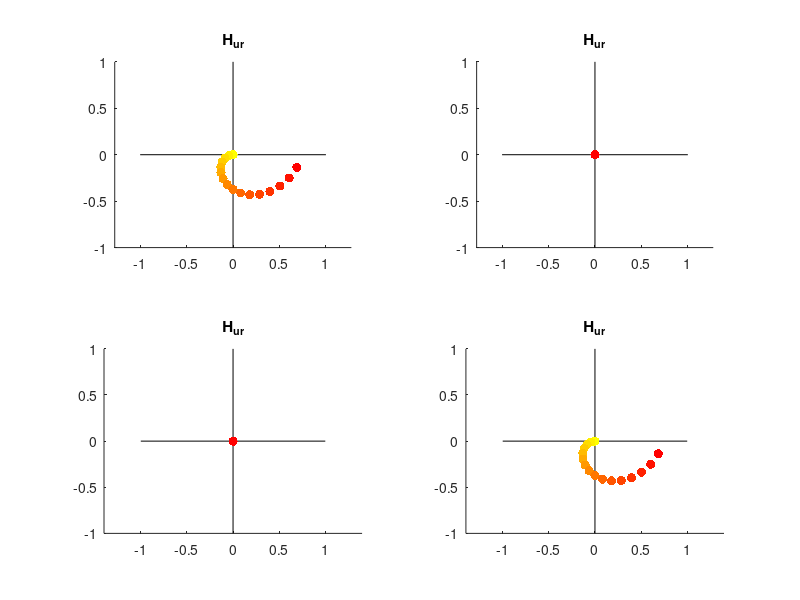
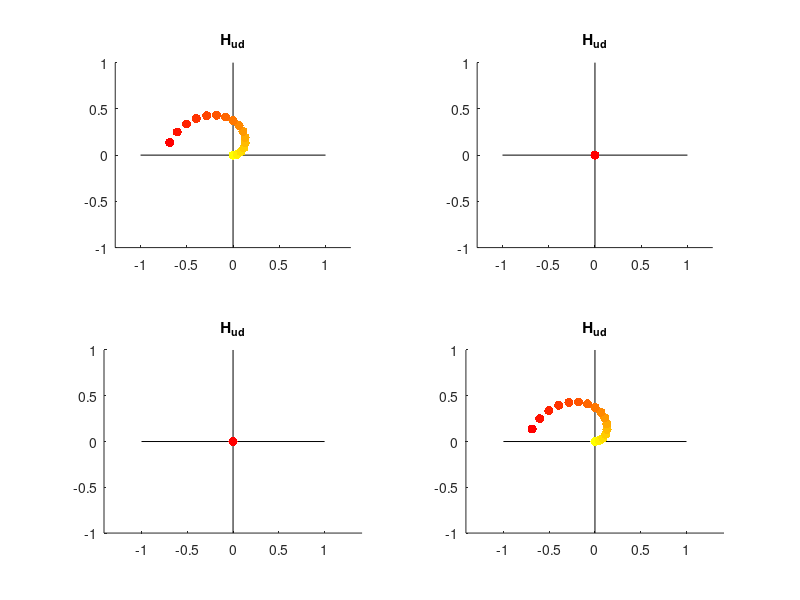
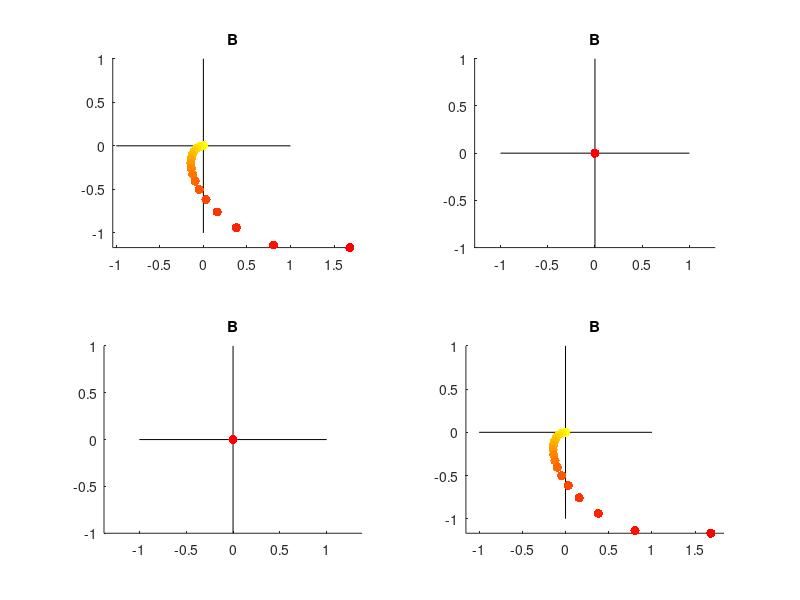
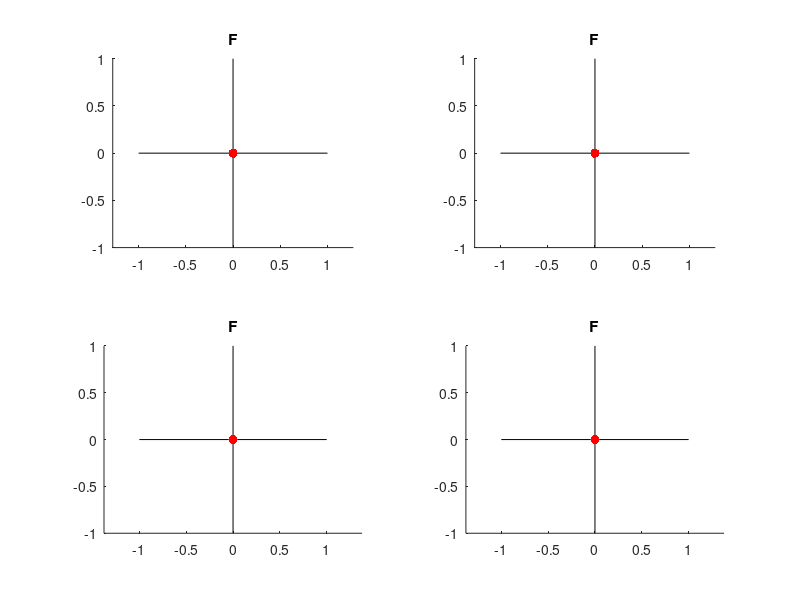

Source code (MATLAB) for these figures, in order:

interval = pi/16;

% angle = -pi:interval:pi-interval;
angle = 0:interval:pi-interval;
realPart = cos(angle);
imaginaryPart = sin(angle);
comp1 = permute(realPart + imaginaryPart*1j,[2 1]);
n = length(comp1);
amp = linspace(0,0.7,n)';
comp1 = amp.*comp1;

% angle = 0:interval:2*pi-interval;
angle = pi:interval:2*pi-interval;
realPart = cos(angle);
imaginaryPart = sin(angle);
comp2 = permute(realPart + imaginaryPart*1j,[2 1]);
n = length(comp2);
amp = linspace(0,0.7,n)';
comp2 = amp.*comp2;

clear Hud Hur B F
Hud(1,1,:) = comp1;
Hud(2,2,:) = comp1;
Hur(1,1,:) = comp2;
Hur(2,2,:) = comp2;
M = eye(2);

% Hud(1,2,:) = comp1;
% Hud(2,1,:) = comp1;
% Hur(1,2,:) = comp2;
% Hur(2,1,:) = comp2;
% M = [0 1; 1 0];

% Hud(1,2,:) = comp1;
% Hud(2,1,:) = comp1;
% Hur(1,2,:) = comp2;
% Hur(2,1,:) = comp2;
% M = [0 1; -1 0];

% don't fix Hur or Hud
for i = 1:size(Hud,3)
    B(:,:,i) = -Hud(:,:,i)*inv(M*Hud(:,:,i) + eye(2));
    F(:,:,i) = Hur(:,:,i) + B(:,:,i)*(M*Hur(:,:,i) - eye(2));
end


% fix Hur or Hud
% idx = 1;
% fixedHur = false;
% 
% if fixedHur
%     for i = 1:size(Hud,3)
%         B(:,:,i) = -Hud(:,:,i)*inv(M*Hud(:,:,i) + eye(2));
%         F(:,:,i) = Hur(:,:,idx) + B(:,:,i)*(M*Hur(:,:,idx) - eye(2));
%     end
% else
%     for i = 1:size(Hud,3)
%         B(:,:,i) = -Hud(:,:,i)*inv(M*Hud(:,:,i) + eye(2));
%     end
%     for i = 1:size(Hud,3)
%         F(:,:,i) = Hur(:,:,i) + B(:,:,idx)*(M*Hur(:,:,i) - eye(2));
%     end
% end

nReal = numel(realPart);
nImag = numel(imaginaryPart);
col1 = [1 0 0];
col2 = [0 1 0];
col3 = [0 0 1];
col4 = [1 1 0];

map = [linspace(col4(1),col1(1),n)' linspace(col4(2),col1(2),n)' linspace(col4(3),col1(3),n)'];

figure(6); clf
for i = 1:2
    for k = 1:2
        subplot(2,2,2*(i-1)+k); hold on
        plot([-1 1],[0 0],'k')
        plot([0 0],[-1 1],'k')
        for j = 1:n
            plot(real(Hur(i,k,j)),imag(Hur(i,k,j)),'.','MarkerSize',20,'Color',map(j,:))
        end
        title('H_{ur}')
        axis equal
    end
end

figure(7); clf
for i = 1:2
    for k = 1:2
        subplot(2,2,2*(i-1)+k); hold on
        plot([-1 1],[0 0],'k')
        plot([0 0],[-1 1],'k')
        for j = 1:n
            plot(real(Hud(i,k,j)),imag(Hud(i,k,j)),'.','MarkerSize',20,'Color',map(j,:))
        end
        title('H_{ud}')
        axis equal
    end
end

figure(8); clf
for i = 1:2
    for j = 1:2
        subplot(2,2,2*(i-1)+j); hold on
        plot([-1 1],[0 0],'k')
        plot([0 0],[-1 1],'k')
        for k = 1:n
            plot(real(B(i,j,k)),imag(B(i,j,k)),'.','MarkerSize',20,'Color',map(k,:))
        end
        title('B')
        axis equal
    end
end

figure(9); clf
for i = 1:2
    for j = 1:2
        subplot(2,2,2*(i-1)+j); hold on
        plot([-1 1],[0 0],'k')
        plot([0 0],[-1 1],'k')
        for k = 1:n
            plot(real(F(i,j,k)),imag(F(i,j,k)),'.','MarkerSize',20,'Color',map(k,:))
        end
        title('F')
        axis equal
    end
end